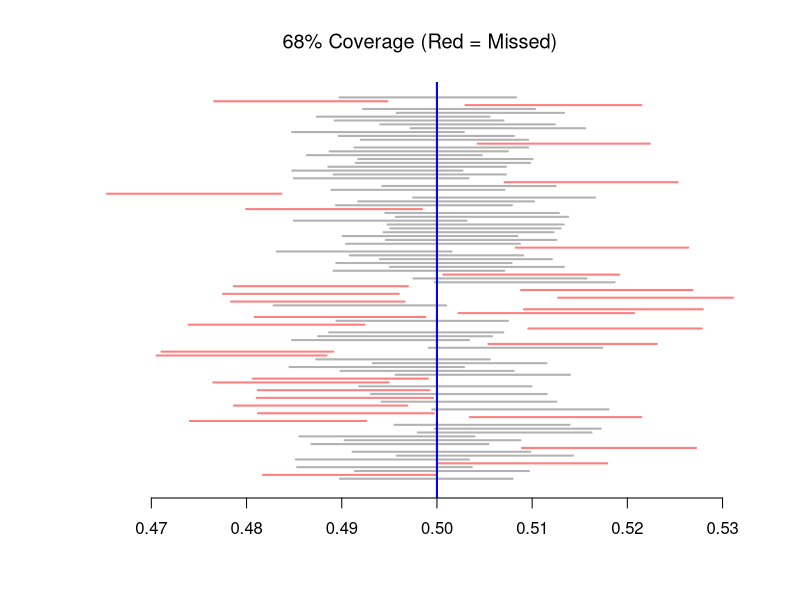
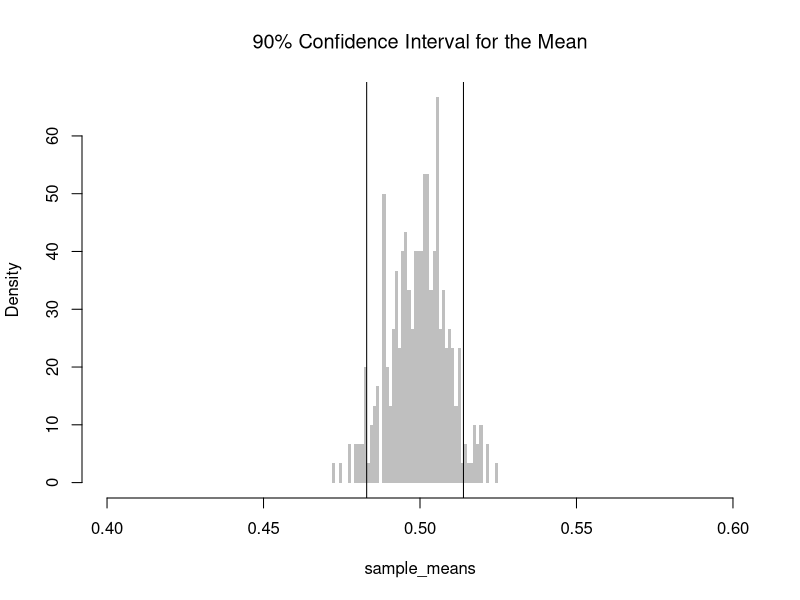
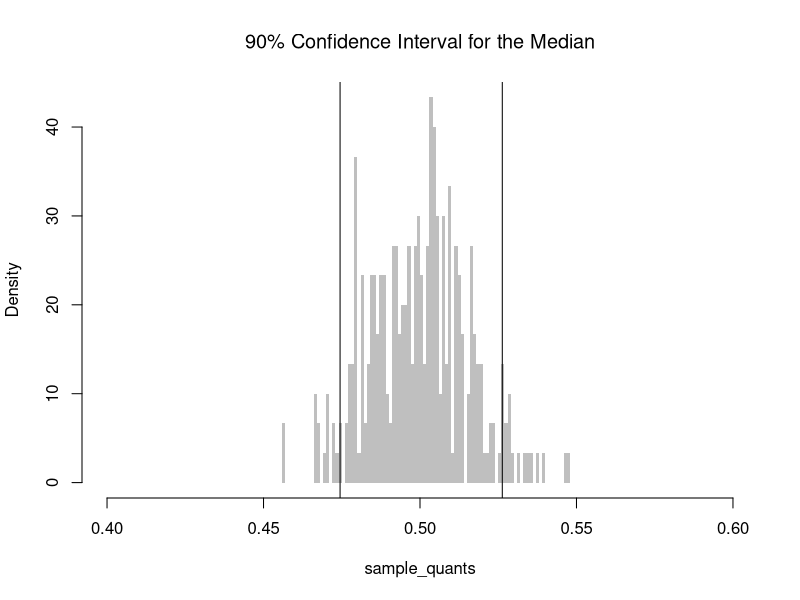
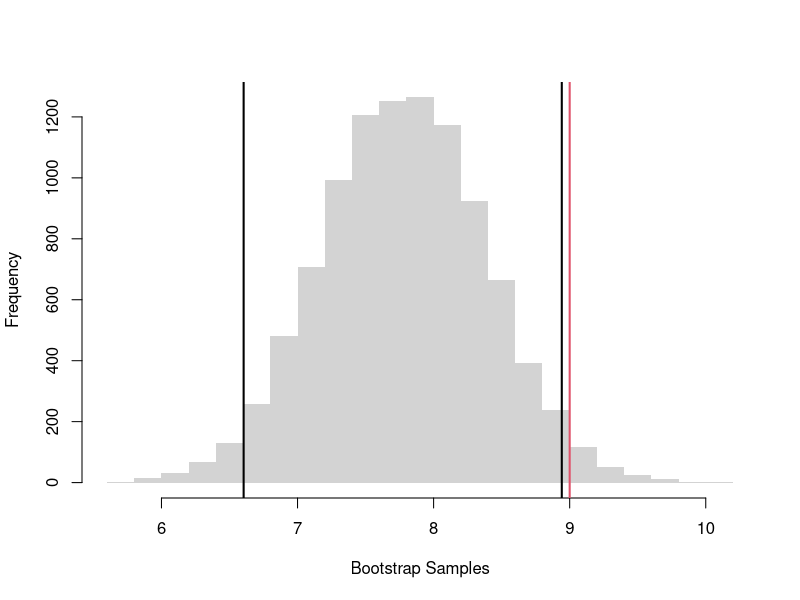
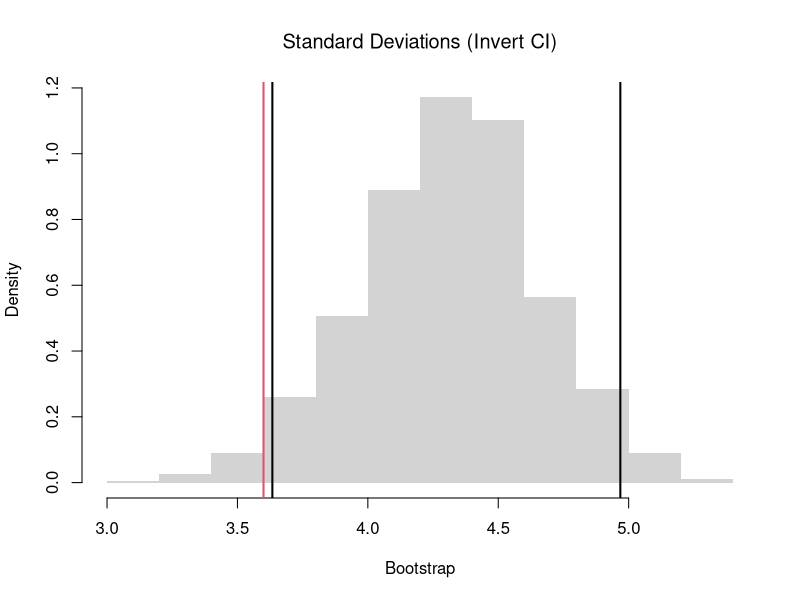
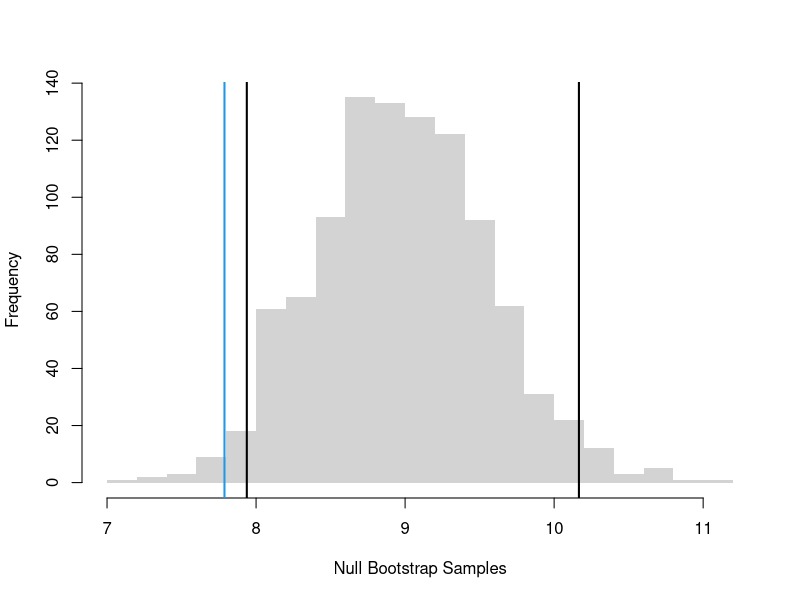
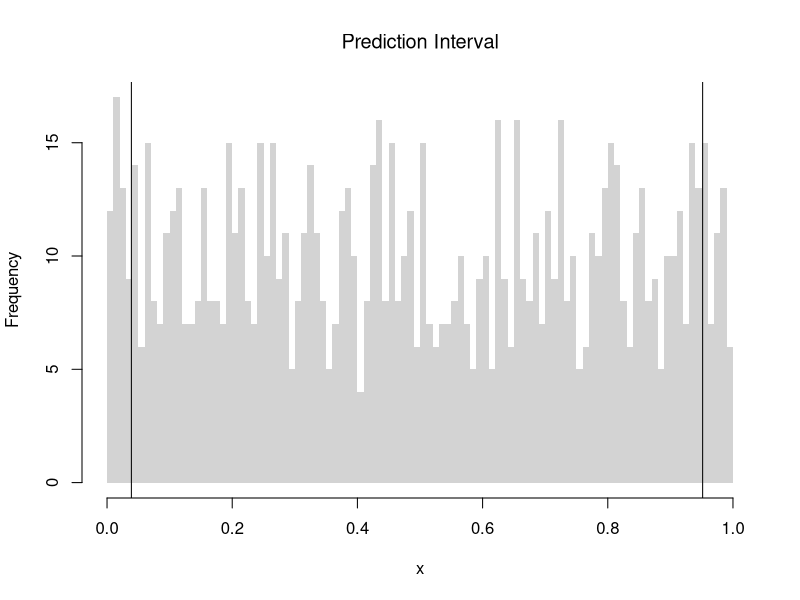

These figures' R source, in order:
## ---- chunk 1
B <- 100
n <- 1000
x_samples <- matrix(nrow=B, ncol=n)
for(i in seq(1,nrow(x_samples))){
    x_samples[i,] <- runif(n)
}

# Confidence Interval for each sample
xq <- apply(x_samples, 1, function(r){ #theoretical se's 
    mean(r) + c(-1,1)*sd(r)/sqrt(n)
})

# Explicit calculation: whether the true mean is in each CI
mu_true <- 0.5 # theoretical result for uniform samples
covered <- mu_true >= xq[1, ] & mu_true <= xq[2, ]

# Visualize confidence intervals
plot.new()
plot.window(xlim = range(xq), ylim = c(0,B))
for(i in seq(1,B) ) {
  col_i <- if (covered[i]) rgb(0, 0, 0, 0.3) else rgb(1, 0, 0, 0.5)
  segments(xq[1, i], i, xq[2, i], i, col = col_i, lwd = 2)
}
abline(v = mu_true, col = "blue", lwd = 2)
axis(1)
title("68% Coverage (Red = Missed)", font.main=1)
## ---- chunk 2
# Create 300 samples, each with 1000 random uniform variables
x_samples <- matrix(nrow=300, ncol=1000)
for(i in seq(1,nrow(x_samples))){
    x_samples[i,] <- runif(1000)
}
sample_means <- apply(x_samples, 1, mean) # mean for each sample (row)

# Middle 90%
mq <- quantile(sample_means, probs=c(.05,.95))
paste0('we are 90% confident that the mean is between ', 
    round(mq[1],2), ' and ', round(mq[2],2) )

hist(sample_means,
    breaks=seq(.4,.6, by=.001), 
    border=NA, freq=F,
    col=rgb(0,0,0,.25), font.main=1,
    main='90% Confidence Interval for the Mean')
abline(v=mq)
## ---- chunk 3
## Sample Quantiles (medians)
sample_quants <- apply(x_samples, 1, quantile, probs=0.5) #quantile for each sample (row)

# Middle 90% of estimates
mq <- quantile(sample_quants, probs=c(.05,.95))
paste0('we are 90% confident that the median is between ', 
    round(mq[1],2), ' and ', round(mq[2],2) )

hist(sample_quants,
    breaks=seq(.4,.6, by=.001),
    border=NA, freq=F,
    col=rgb(0,0,0,.25), font.main=1,
    main='90% Confidence Interval for the Median')
abline(v=mq)
## ---- chunk 4
X <- c(18,20,22,24) #student ages
# six possible samples of size 2
m1 <- mean( X[c(1,2)] ) #{1,2}
m2 <- mean( X[c(1,3)] ) #{1,3}
m3 <- mean( X[c(1,4)] ) #{1,4}
m4 <- mean( X[c(2,3)] ) #{2,3}
m5 <- mean( X[c(2,4)] ) #{2,4}
m6 <- mean( X[c(3,4)] ) #{3,4}
means_2 <- c(m1, m2, m3, m4, m5, m6)
quantile(means_2, probs=c(.25,.75)) ## 50% CI

# four possible samples of size 3
m1 <- mean( X[c(1,2,3)] ) 
m2 <- mean( X[c(1,2,4)] ) 
m3 <- mean( X[c(1,3,4)] ) 
m4 <- mean( X[c(2,3,4)] ) 
means_3 <- c(m1, m2, m3, m4)
quantile(means_3, probs=c(.25,.75)) ## 50% CI
## ---- chunk 5
sample_dat <- USArrests[,'Murder']
sample_mean <- mean(sample_dat)
sample_mean

# Jackknife Distribution
n <- length(sample_dat)
jackknife_means <- vector(length=n)
for(i in seq_along(jackknife_means)){
    dat_noti <- sample_dat[-i]
    mean_noti <- mean(dat_noti)
    jackknife_means[i] <- mean_noti
}

# Bootstrap Distribution
set.seed(1) # to be replicable
bootstrap_means <- vector(length=9999)
for(b in seq_along(bootstrap_means)){
    dat_id <- seq(1,n)
    boot_id <- sample(dat_id , replace=T)
    dat_b  <- sample_dat[boot_id] # c.f. jackknife
    mean_b <- mean(dat_b)
    bootstrap_means[b] <-mean_b
}

# Jack CI
jack_ci <- quantile(jackknife_means, probs=c(.025, .975))
jack_ci

# Boot CI
boot_ci <- quantile(bootstrap_means, probs=c(.025, .975))
boot_ci

# more conservative estimate
ci <- boot_ci
## ---- chunk 6
hist(bootstrap_means, breaks=25,
    border=NA,
    main='',
    xlab='Bootstrap Samples')
# CI
ci_95 <- quantile(bootstrap_means, probs=c(.025, .975))
abline(v=ci_95, lwd=2)
# H0: mean=9
abline(v=9, col=2, lwd=2)
## ---- chunk 7
# Bootstrap Distribution for SD
sd_obs <- sd(sample_dat)
bootstrap_sd <- vector(length=999)
for(b in seq_along(bootstrap_sd)){
    x_b <- sample(sample_dat, replace=T)
    sd_b <- sd(x_b)
    bootstrap_sd[b] <- sd_b
}

# Test for SD Differences (Invert CI)
sd_null <- 3.6
hist(bootstrap_sd, freq=F,
    border=NA, xlab='Bootstrap', font.main=1,
    main='Standard Deviations (Invert CI)')
sd_ci <- quantile(bootstrap_sd, probs=c(0.025,.975) )
abline(v=sd_ci, lwd=2)
abline(v=sd_null, lwd=2, col=2)
## ---- chunk 8
sample_dat <- USArrests[,'Murder']
sample_mean <- mean(sample_dat)

# Bootstrap NULL: mean=9
# Bootstrap shift: center each bootstrap resample so that the distribution satisfies the null hypothesis on average.
set.seed(1)
mu <- 9
bootstrap_means_null <- vector(length=999)
for(b in seq_along(bootstrap_means_null)){
    dat_b <- sample(sample_dat, replace=T) 
    mean_b <- mean(dat_b) + (mu - sample_mean) # impose the null via Bootstrap shift
    bootstrap_means_null[b] <- mean_b
}
hist(bootstrap_means_null, breaks=25, border=NA,
    main='',
    xlab='Null Bootstrap Samples')
ci_95 <- quantile(bootstrap_means_null, probs=c(.025, .975)) # critical region
abline(v=ci_95, lwd=2)
abline(v=sample_mean, lwd=2, col=4)
## ---- chunk 9
x <- runif(1000)
# Middle 90% of values
xq0 <- quantile(x, probs=c(.05,.95))
paste0('we are 90% confident that the a future data point will be between ', 
    round(xq0[1],2), ' and ', round(xq0[2],2) )

hist(x,
    breaks=seq(0,1,by=.01), border=NA,
    main='Prediction Interval', font.main=1)
abline(v=xq0)
## ---- chunk 10
# Confidence Interval for each sample
xq <- apply(x_samples, 1, function(r){ #theoretical se's 
    mean(r) + c(-1,1)*sd(r)/sqrt(length(r))
})
# First 3 interval estimates
xq[, c(1,2,3)]

# Explicit calculation
mu_true <- 0.5 # theoretical result for uniform samples
# Logical vector: whether the true mean is in each CI
covered <- mu_true >= xq[1, ] & mu_true <= xq[2, ]
# Empirical coverage rate
coverage_rate <- mean(covered)
cat(sprintf("Estimated coverage probability: %.2f%%\n", 100 * coverage_rate))

# Theoretically: [-1 sd, +1 sd] has 2/3 coverage
# Change to [-2 sd, +2 sd] to see Precision-Accuracy tradeoff.
